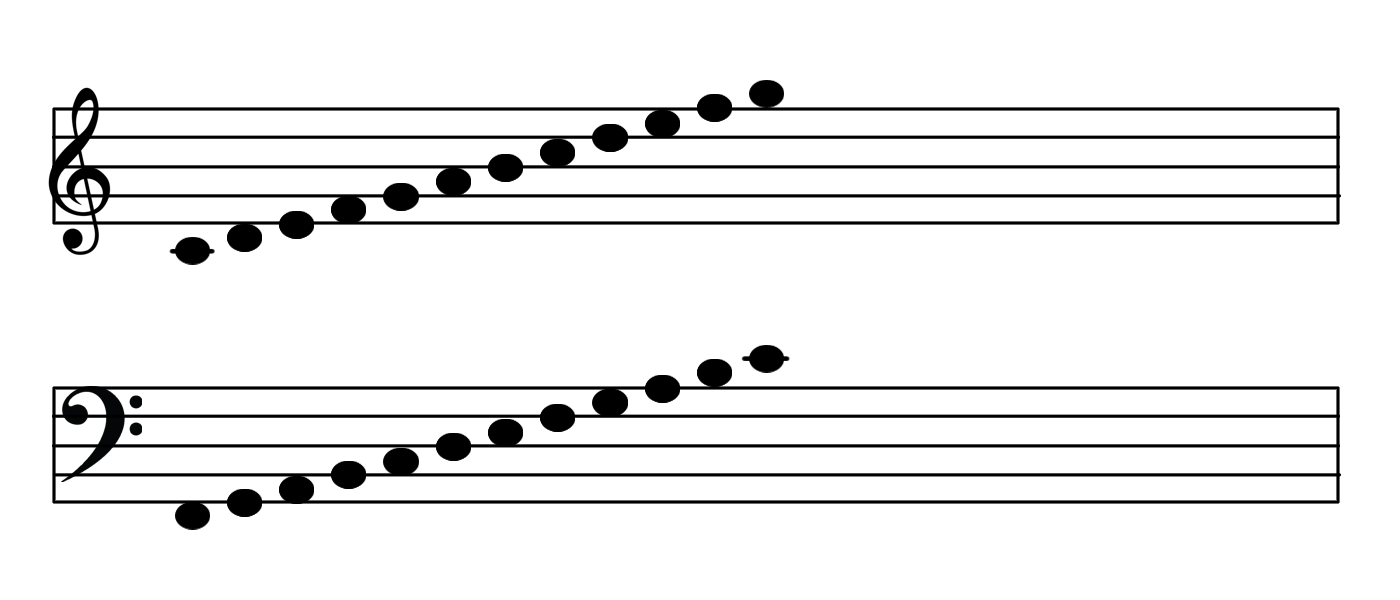
#> input picture notes.png, 1400 x 600 px
$ python split.py
#> lines starting #> are read from the running program, lines starting #| are printed output that depends on the picture
import os
import cv2
import numpy as np
import time
def showimg(img):
    cv2.imshow("asd", img)
    cv2.waitKey()
    cv2.destroyAllWindows()


top_notes = ["C","D","E","F","G","A","B","C","D","E","F","G"]
bot_notes = ["F","G","A","B","C","D","E","F","G","A","B","C"]

def split():

    notes = os.path.join(os.getcwd(), "notes")


    img_path = os.path.join(os.getcwd(), "notes.png")


    img = cv2.imread(img_path, cv2.IMREAD_UNCHANGED)
#> img is the input picture: shape (600, 1400, 4); mean B, G, R, A 235.5, 235.5, 235.5, 255
    # 1400x600
    timg = img[50:300,:]
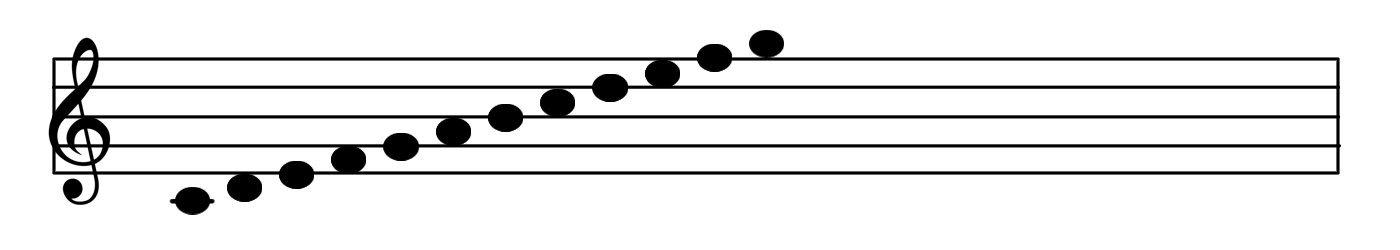
#> timg: shape (250, 1400, 4); mean B, G, R, A 231.3, 231.3, 231.3, 255
    bimg = img[350:600,:]
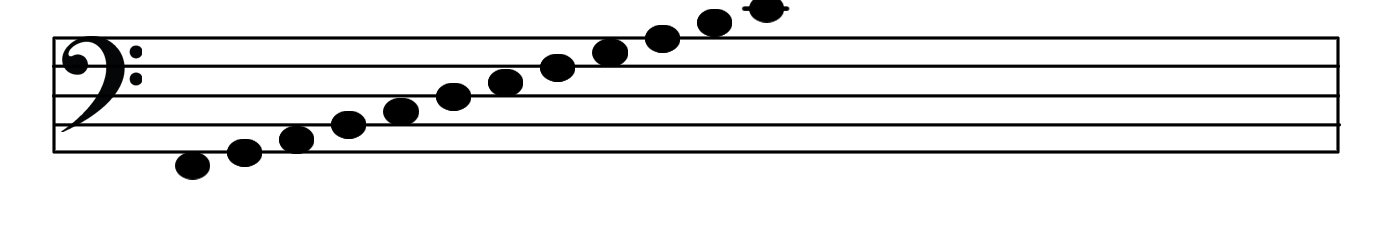
#> bimg: shape (250, 1400, 4); mean B, G, R, A 232, 232, 232, 255

    #showimg(timg)
    #showimg(bimg)

    LEFT = 150
    top_mark = img[50:300,40:LEFT]
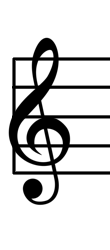
#> top_mark: shape (250, 110, 4); mean B, G, R, A 212.1, 212.1, 212.1, 255
    #showimg(top_mark)
    bot_mark = img[350:600,40:LEFT]
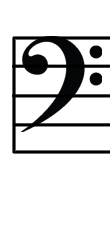
#> bot_mark: shape (250, 110, 4); mean B, G, R, A 219.7, 219.6, 219.4, 255
    #showimg(bot_mark)

    last = LEFT + 17
    DELTA = 52
    idx = 0
    while True:
        cropt = timg[::, last:last+DELTA]
        cropb = bimg[::, last:last+DELTA]
        last += DELTA
        if idx >= len(top_notes):
            break

        combt = np.hstack((top_mark, cropt))
        combb = np.hstack((bot_mark, cropb))


        cv2.imwrite(notes + "/top_" + top_notes[idx] + "_" + str(idx) +"_.png", combt)
        cv2.imwrite(notes + "/bot_" + bot_notes[idx] + "_" + str(idx) +"_.png", combb)
        idx+=1
#> this loop made 13 passes
#> pass 1, in split, `cropb = bimg[::, last:last+DELTA]`:
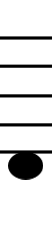
#> cropb: shape (250, 52, 4); mean B, G, R, A 224.2, 224.2, 224.2, 255
#> pass 1, in split, `combt = np.hstack((top_mark, cropt))`:
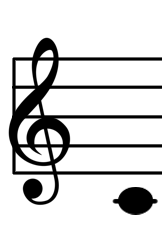
#> combt: shape (250, 162, 4); mean B, G, R, A 215.6, 215.6, 215.6, 255
#> pass 1, in split, `combb = np.hstack((bot_mark, cropb))`:
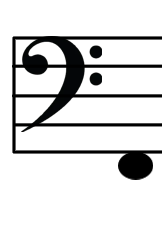
#> combb: shape (250, 162, 4); mean B, G, R, A 221.1, 221.1, 221, 255
#> after the loop, idx = 12; last = 843

    time.sleep(1)


    return

    TOP = 35
    NOTE = img[35:,:44]

    LEFT = 48
    DELTA = 33

    last = LEFT
    idx = 0
    while True:
        crop = img[TOP:,last:last+DELTA]
        if last+DELTA>img.shape[1]:
            break
        last += DELTA
        idx +=1

        comb = np.hstack((NOTE, crop))
        cv2.imwrite(notes + "/" + str(idx) + ".png", comb)


if __name__ == "__main__":
    split()

$ run again, with Intro-Note-Names.png copied over notes.png
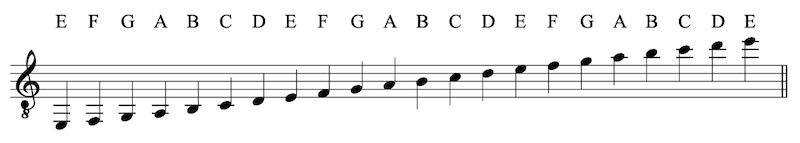
#> input picture Intro-Note-Names.png, 800 x 143 px
#> in split, img is the input picture: shape (143, 800, 4); mean B, G, R, A 240.7, 240.7, 240.7, 255
#> bimg = empty array
#> in split, `top_mark = img[50:300,40:LEFT]`:
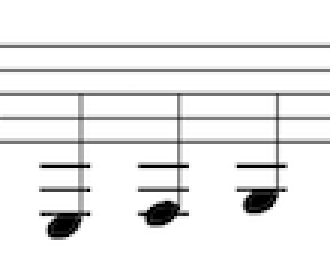
#> top_mark: shape (93, 110, 4) (shown 3 times larger); mean B, G, R, A 235.4, 235.4, 235.4, 255
#> the loop in split, `while True:` made 13 passes
#> pass 2, in split, `combt = np.hstack((top_mark, cropt))`:
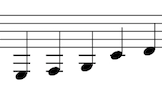
#> combt: shape (93, 162, 4); mean B, G, R, A 235.7, 235.7, 235.7, 255
#> after the loop in split, `while True:`: idx = 12; last = 843

$ run again, with lataus.png copied over notes.png
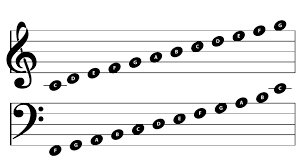
#> input picture lataus.png, 301 x 167 px
#> in split, img is the input picture: shape (167, 301, 3); min 0, max 255, mean 232.2
#> bimg = empty array
#> in split, `top_mark = img[50:300,40:LEFT]`:
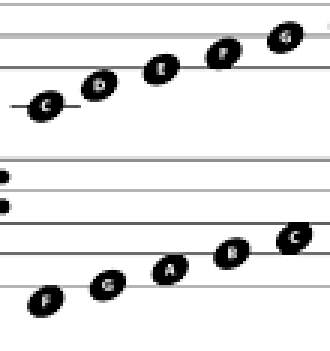
#> top_mark: shape (117, 110, 3) (shown 3 times larger); min 0, max 255, mean 228.7
#> the loop in split, `while True:` made 13 passes
#> pass 2, in split, `combt = np.hstack((top_mark, cropt))`:
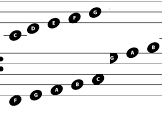
#> combt: shape (117, 162, 3); min 0, max 255, mean 231.4
#> after the loop in split, `while True:`: idx = 12; last = 843
